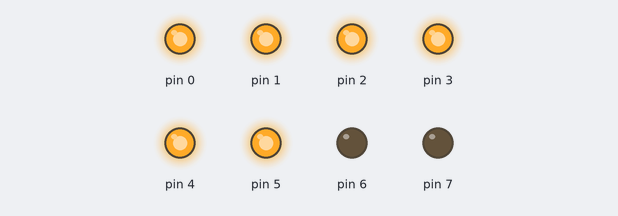
A sketch run on a simulated Arduino Uno, built with avr-gcc and run on an emulated ATmega328P. On the bench: output pins drawn as LEDs (lit = HIGH).

Above: at 0.2 s.
At 1.7 s:
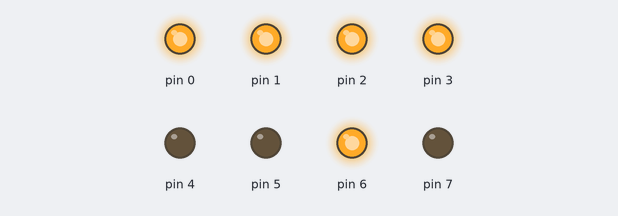
At 2.7 s:
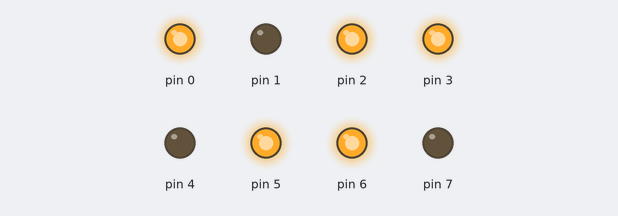
At 4.0 s:
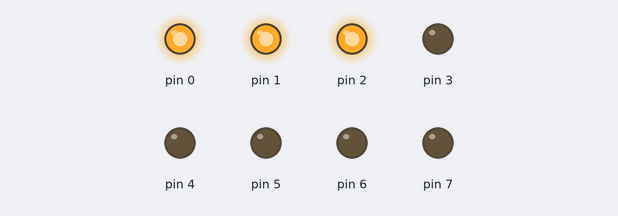
At 7.2 s:
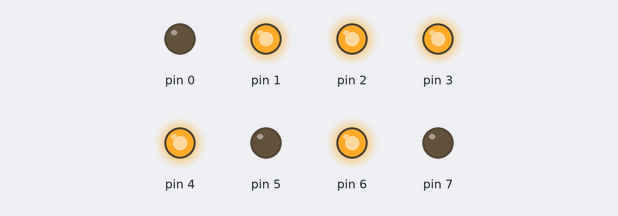
At 10.7 s:
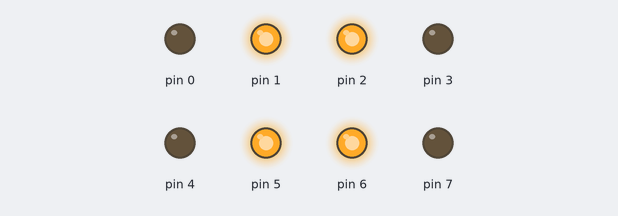
Timing chart, 0 to 11.1 s (numbered marks = the images above):
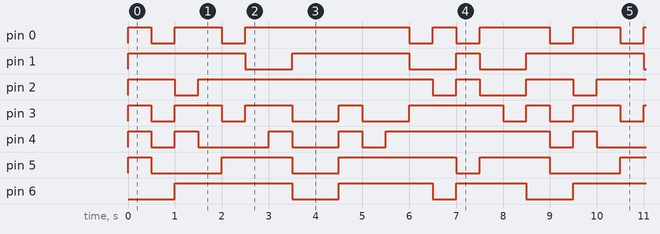

Measured:
- by itself, pin 0: repeats every 8.5 s: LOW 0.50 s, HIGH 1.0 s, LOW 0.50 s, HIGH 3.5 s, LOW 0.50 s, HIGH 0.50 s, LOW 0.50 s, HIGH 1.5 s
- by itself, pin 1: repeats every 8.5 s: LOW 1.0 s, HIGH 2.5 s, LOW 1.0 s, HIGH 0.50 s, LOW 1.0 s, HIGH 2.5 s
- by itself, pin 2: repeats every 8.5 s: LOW 0.50 s, HIGH 5.0 s, LOW 0.50 s, HIGH 0.50 s, LOW 1.0 s, HIGH 1.0 s
- by itself, pin 3: repeats every 8.5 s: 2 × (LOW 0.50 s, HIGH 1.0 s), LOW 1.0 s, HIGH 0.50 s, LOW 1.0 s, HIGH 2.0 s, LOW 0.50 s, HIGH 0.50 s
- by itself, pin 4: repeats every 8.5 s: LOW 0.50 s, HIGH 0.50 s, LOW 1.5 s, HIGH 0.50 s, LOW 1.0 s, HIGH 0.50 s, LOW 0.50 s, HIGH 3.5 s
- by itself, pin 5: repeats every 8.5 s: LOW 1.5 s, HIGH 1.5 s, LOW 1.0 s, HIGH 2.5 s, LOW 0.50 s, HIGH 1.5 s
- by itself, pin 6: repeats every 8.5 s: LOW 1.0 s, HIGH 2.0 s, LOW 0.50 s, HIGH 1.5 s, LOW 1.0 s, HIGH 2.5 s

The sketch:

Lab4Part2.ino
```cpp
void setup() {
  DDRD = DDRD | 0xFF;
  PORTD = PORTD & 0xFF;
}
void loop() {
  PORTD = 0x3F;
  delay(500);
  PORTD = 0x06;
  delay(500);
  PORTD = 0x5B;
  delay(500);
  PORTD = 0x4F;
  delay(500);
  PORTD = 0x66;
  delay(500);
  PORTD = 0x6D;
  delay(500);
  PORTD = 0x7D;
  delay(500);
  PORTD = 0x07;
  delay(500);
  PORTD = 0x07;
  delay(500);
  PORTD = 0x7F;
  delay(500);
  PORTD = 0x67;
  delay(500);
  PORTD = 0x77;
  delay(500);
  PORTD = 0x7C;
  delay(500);
  PORTD = 0x39;
  delay(500);
  PORTD = 0x5E;
  delay(500);
  PORTD = 0x79;
  delay(500);
  PORTD = 0x71;
  delay(500);
}
```
